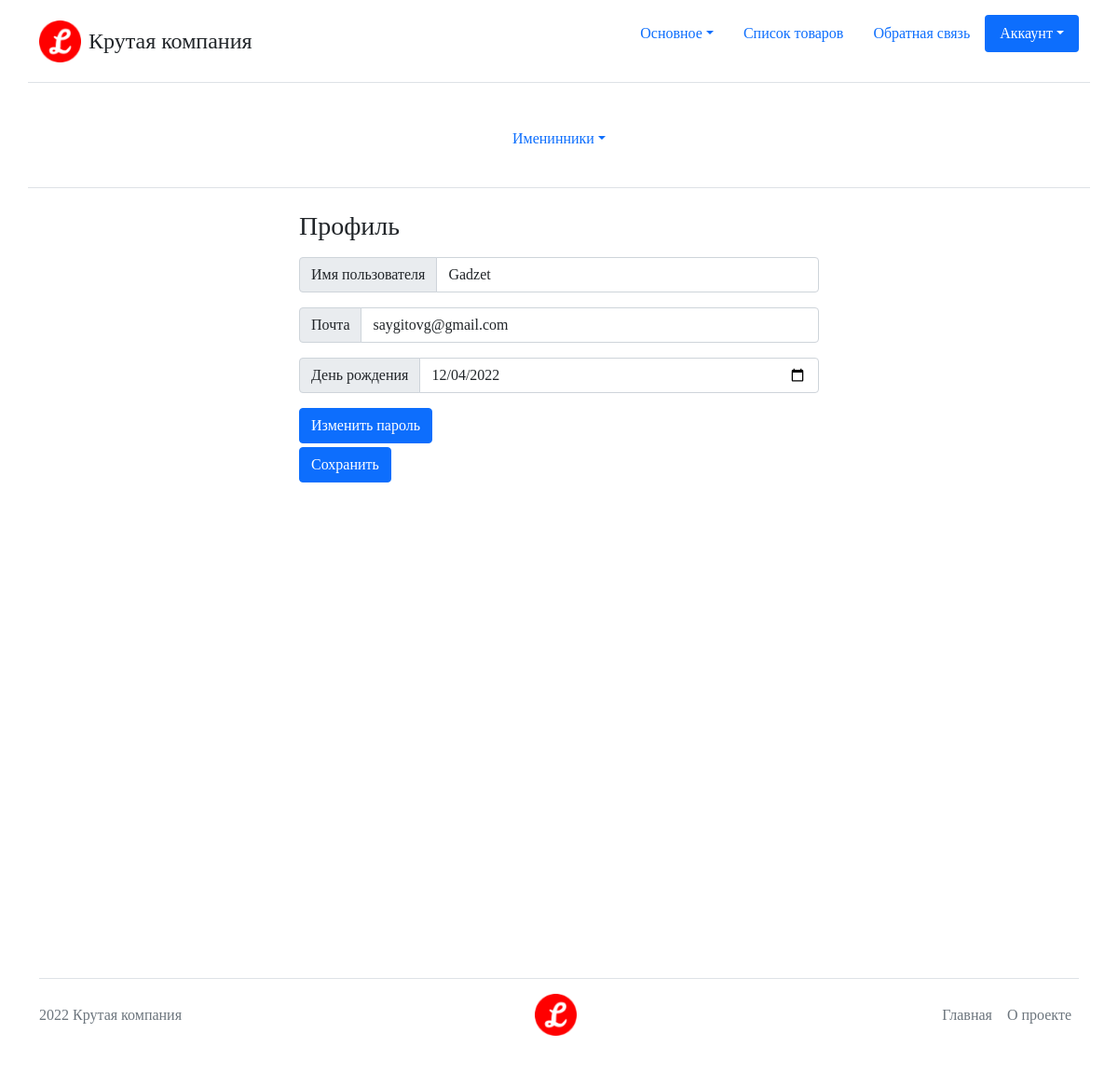
The app's page /users/profile/ (signed in), older data.
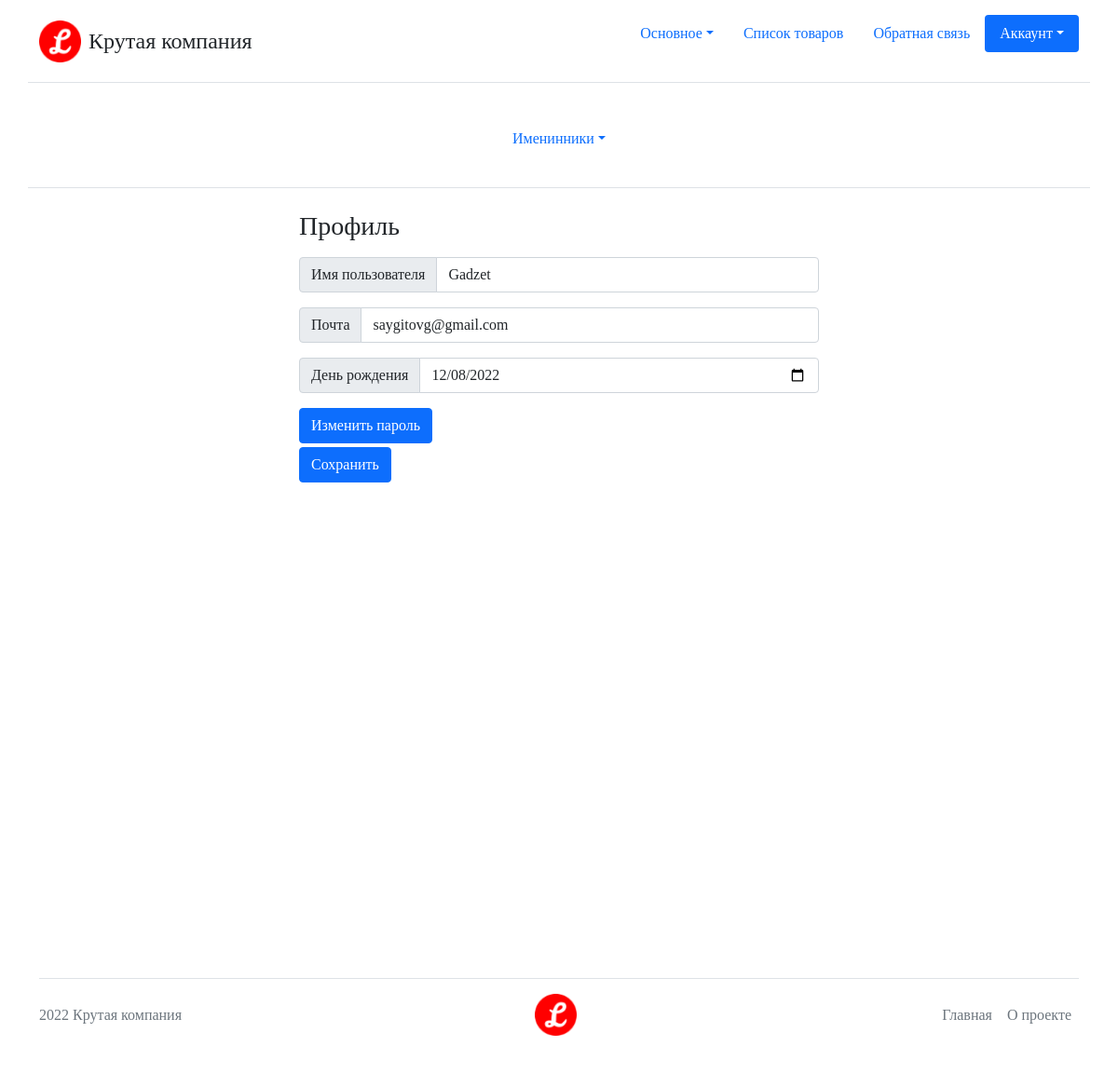
The same page, newer data.
### Users/models.py (models this page shows, shortened)
class User(AbstractBaseUser, PermissionsMixin):
    email = models.EmailField('Почта', unique=True)
    nickname = models.CharField('Имя пользователя', max_length=50)
    birthday_date = models.DateField('День рождения', null=True, blank=True)
    is_staff = models.BooleanField(
        'Статус персонала', default=False,
        help_text='Определяет доступ пользователя к админ панели',
        )
    is_active = models.BooleanField('Активен', default=True)
    date_joined = models.DateTimeField('Дата регистрации', auto_now_add=True)
    objects = UserManager()
    USERNAME_FIELD = 'email'
    EMAIL_FIELD = 'email'
    REQUIRED_FIELDS = ['nickname']
    class Meta:
        verbose_name = 'пользователь'
        verbose_name_plural = 'пользователи'

### Users/views.py (the view)
# urls.py: path('profile/', views.UpdateUserProfile.as_view(), name='profile'),
class UpdateUserProfile(LoginRequiredMixin, UpdateView):
    model = User
    form_class = Forms.UpdateUserProfileForm
    template_name = 'Users/password_change_form.html'
    success_url = reverse_lazy('users:profile')
    extra_context = {
        'title_name': 'Мой профиль',
        'button_text': 'Сохранить',
        'form_title': 'Профиль',
    }
    def get_object(self):
        return self.request.user

### Users/forms.py
class UpdateUserProfileForm(UserForms.UserChangeForm, FormStyleMixin):
    birthday_date = forms.DateField(
        label='День рождения', widget=forms.TextInput(attrs={'type': 'date'})
        )
    password = None
    class Meta:
        model = User
        fields = ('nickname', 'email', 'birthday_date')

### Core/templatetags/MenuManager.py (called while the page is built)
@register.inclusion_tag('header.html')
def get_main_menu(request):
    menu = []
    for elem in Menus.main_menu:
        user_group = UserGroup.get_user_group(request.user)
        if user_group in elem.can_see or 'all' in elem.can_see:
            elem.is_active = elem.url_name == request.resolver_match.view_name
            if elem.sub_elems:
                for sub_elem in elem.sub_elems:
                    active = (
                        sub_elem.url_name == request.resolver_match.view_name
                        )
                    if active:
                        elem.is_active = True
                        break
            menu.append(elem)
    return {'menu': menu}

    @classmethod
    def get_user_group(cls, user):
        if user.is_authenticated:
            return cls.Auth
        return cls.NotAuth

### templates/Users/password_change_form.html
{% extends 'base_form.html' %}
{% block end_form %}
<a class="btn btn-primary" href="{% url 'users:change_password' %}">Изменить пароль</a>
{% endblock end_form %}

### templates/base_form.html (shortened to what this page needs)
{% extends 'base.html' %}
{% block content %}
<div class="w-50 mx-auto form-row">
    <h3>{{ form_title }}</h3>
    <form method="POST" action="" enctype="multipart/form-data">
        {% for field in form %}
        <div class="my-3">
            <div class="input-group">
                <span class="input-group-text">{{ field.label }}</span>
                {{ field }}
            </div>
        </div>
        {% endfor %}
        <div class="mb-1">
            {% block end_form %}
            {% endblock end_form %}
        </div>
        <button type="submit" class="btn btn-primary">{{ button_text }}</button>
    </form>
</div>
{% endblock content %}

Row changes from the older to the newer data that the page shows:
changed User "Gadzet": birthday_date "12/04/2022" → "12/08/2022"
